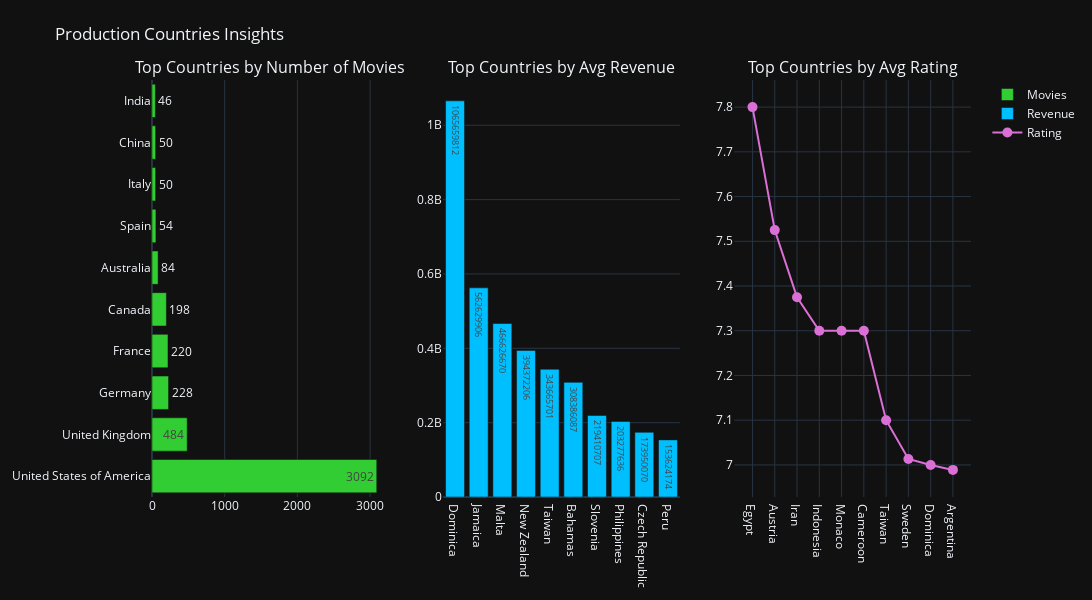

Source (notebook cell):
### Markdown cell above
Production Countries insights:

### Code cell
# 1) Top countries by number of movies
top_countries_count = df.explode("production_Countries")["production_Countries"].value_counts().head(10)

# 2) Avg revenue per country
avg_revenue_country = (
    df.explode("production_Countries")
    .groupby("production_Countries")["revenue"]
    .mean()
    .sort_values(ascending=False)
    .head(10)
)

# 3) Avg rating per country
avg_rating_country = (
    df.explode("production_Countries")
    .groupby("production_Countries")["vote_average"]
    .mean()
    .sort_values(ascending=False)
    .head(10)
)

# Subplots 1x3 
fig = make_subplots(
    rows=1, cols=3,
    subplot_titles=(
        "Top Countries by Number of Movies",
        "Top Countries by Avg Revenue",
        "Top Countries by Avg Rating"
    )
)

# Subplot 1: Movies count
fig.add_trace(
    go.Bar(
        y=top_countries_count.index,
        x=top_countries_count.values,
        orientation="h",
        marker_color="limegreen",
        text=top_countries_count.values,
        textposition="auto",
        name="Movies"
    ),
    row=1, col=1
)

# Subplot 2: Revenue
fig.add_trace(
    go.Bar(
        x=avg_revenue_country.index,
        y=avg_revenue_country.values,
        marker_color="deepskyblue",
        text=avg_revenue_country.values.round(0),
        textposition="auto",
        name="Revenue"
    ),
    row=1, col=2
)

# Subplot 3: Rating
fig.add_trace(
    go.Scatter(
        x=avg_rating_country.index,
        y=avg_rating_country.values,
        mode="markers+lines",
        marker=dict(size=10, color="orchid"),
        name="Rating"
    ),
    row=1, col=3
)


fig.update_layout(
    height=600, width=1400,
    title_text="Production Countries Insights",
    template="plotly_dark",
    margin=dict(t=80, b=60, l=60, r=60)
)

fig.show()

### Figure 1 — Plotly figure (JSON) as saved in the notebook; plotly's stock layout.template omitted (floating-point values rounded to 4 significant figures)
{"data": [{"marker": {"color": "limegreen"}, "name": "Movies", "orientation": "h", "text": [3092.0, 484.0, 228.0, 220.0, 198.0, 84.0, 54.0, 50.0, 50.0, 46.0], "textposition": "auto", "type": "bar", "x": [3092, 484, 228, 220, 198, 84, 54, 50, 50, 46], "xaxis": "x", "y": ["United States of America", "United Kingdom", "Germany", "France", "Canada", "Australia", "Spain", "Italy", "China", "India"], "yaxis": "y"}, {"marker": {"color": "deepskyblue"}, "name": "Revenue", "text": [1066000000.0, 562600000.0, 466600000.0, 394400000.0, 343700000.0, 308400000.0, 219400000.0, 203300000.0, 174000000.0, 153600000.0], "textposition": "auto", "type": "bar", "x": ["Dominica", "Jamaica", "Malta", "New Zealand", "Taiwan", "Bahamas", "Slovenia", "Philippines", "Czech Republic", "Peru"], "xaxis": "x2", "y": [1066000000.0, 562600000.0, 466600000.0, 394400000.0, 343700000.0, 308400000.0, 219400000.0, 203300000.0, 174000000.0, 153600000.0], "yaxis": "y2"}, {"marker": {"color": "orchid", "size": 10}, "mode": "markers+lines", "name": "Rating", "type": "scatter", "x": ["Egypt", "Austria", "Iran", "Indonesia", "Monaco", "Cameroon", "Taiwan", "Sweden", "Dominica", "Argentina"], "xaxis": "x3", "y": [7.8, 7.525, 7.375, 7.3, 7.3, 7.3, 7.1, 7.013, 7.0, 6.989], "yaxis": "y3"}], "layout": {"annotations": [{"font": {"size": 16}, "showarrow": false, "text": "Top Countries by Number of Movies", "x": 0.1444, "xanchor": "center", "xref": "paper", "y": 1, "yanchor": "bottom", "yref": "paper"}, {"font": {"size": 16}, "showarrow": false, "text": "Top Countries by Avg Revenue", "x": 0.5, "xanchor": "center", "xref": "paper", "y": 1, "yanchor": "bottom", "yref": "paper"}, {"font": {"size": 16}, "showarrow": false, "text": "Top Countries by Avg Rating", "x": 0.8556, "xanchor": "center", "xref": "paper", "y": 1, "yanchor": "bottom", "yref": "paper"}], "height": 600, "margin": {"b": 60, "l": 60, "r": 60, "t": 80}, "title": {"text": "Production Countries Insights"}, "width": 1400, "xaxis": {"anchor": "y", "domain": [0, 0.2889]}, "xaxis2": {"anchor": "y2", "domain": [0.3556, 0.6444]}, "xaxis3": {"anchor": "y3", "domain": [0.7111, 1]}, "yaxis": {"anchor": "x", "domain": [0, 1]}, "yaxis2": {"anchor": "x2", "domain": [0, 1]}, "yaxis3": {"anchor": "x3", "domain": [0, 1]}}}
